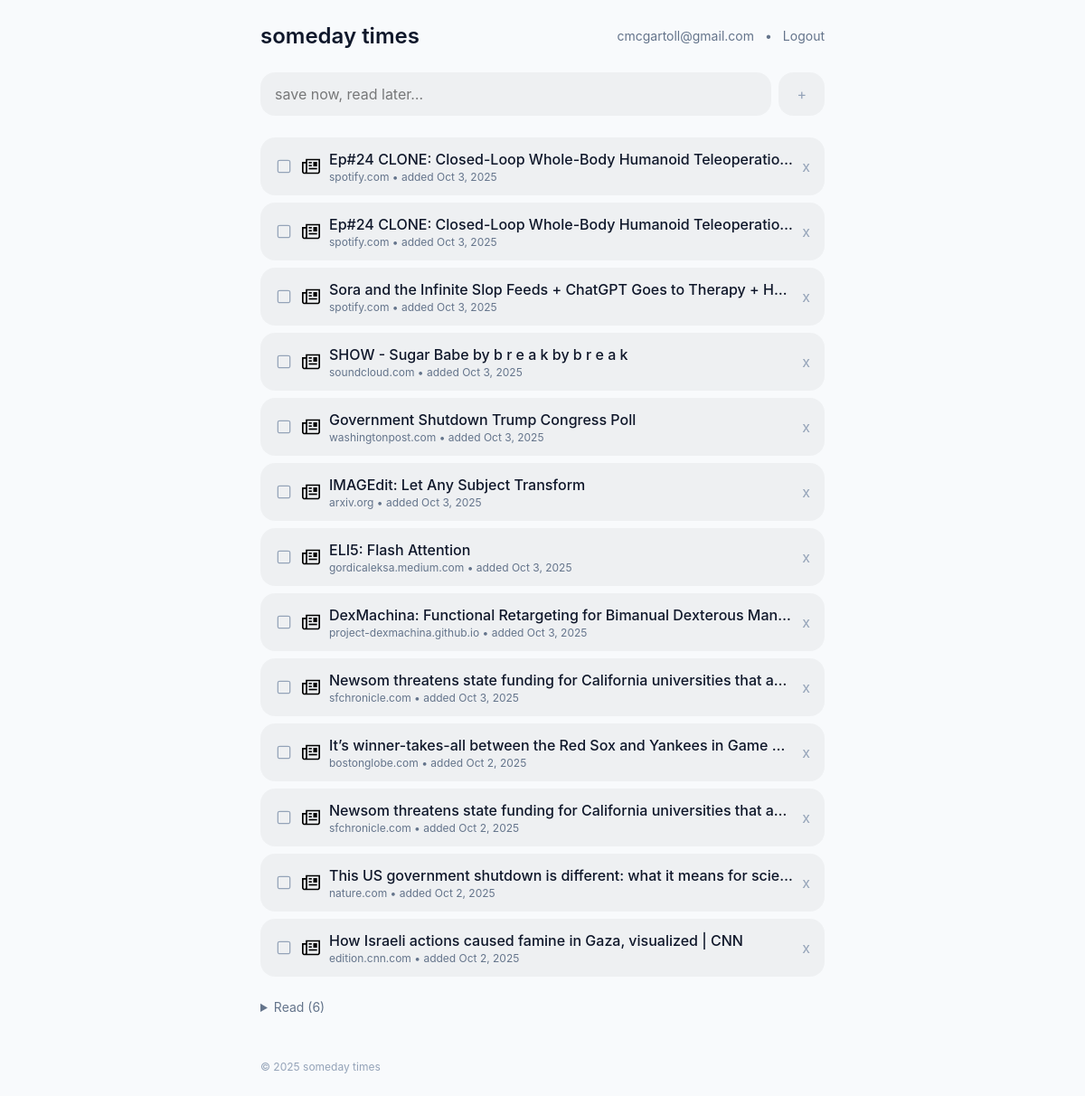
The page / (signed in) on the database its author committed.
### app.py (models this page shows, shortened)
class User(UserMixin, db.Model):
    __tablename__ = 'users'
    id = db.Column(db.Integer, primary_key=True)
    email = db.Column(db.String(255), unique=True, nullable=False)
    password_hash = db.Column(db.String(255), nullable=False)
    created_at = db.Column(db.DateTime, default=datetime.utcnow)

class Article(db.Model):
    __tablename__ = 'articles'
    id = db.Column(db.Integer, primary_key=True)
    user_id = db.Column(db.Integer, db.ForeignKey('users.id'), nullable=False)
    url = db.Column(db.Text, nullable=False)
    title = db.Column(db.Text, nullable=True)
    publisher = db.Column(db.String(255), nullable=True)
    favicon_url = db.Column(db.Text, nullable=True)
    created_at = db.Column(db.DateTime, default=datetime.utcnow)
    date_read = db.Column(db.DateTime, nullable=True)
    user = db.relationship('User', backref=db.backref('articles', lazy='dynamic'))

### app.py (the view, shortened to what this page needs)
@app.route('/', methods=['GET', 'POST'])
@login_required
def index():
    view = request.args.get('view', 'all')
    q = Article.query.filter_by(user_id=current_user.id)
    if view == 'unread':
        q = q.filter(Article.date_read.is_(None)).order_by(desc(Article.created_at))
    elif view == 'read':
        q = q.filter(Article.date_read.is_not(None)).order_by(desc(Article.date_read))
    else:
        q = q.order_by(
            case((Article.date_read.is_(None), 0), else_=1),
            desc(Article.date_read),
            desc(Article.created_at),
        )
    items = q.all()
    return render_template('index.html', items=items, view=view)

### app.py (called while the page is built)
@login_manager.user_loader
def load_user(user_id):
    return db.session.get(User, int(user_id))

@app.before_request
def ensure_db():
    with app.app_context():
        db.create_all()

### templates/index.html (shortened to what this page needs)
{% extends 'base.html' %}
{% block content %}
  <form
    method="post"
    hx-post="{{ url_for('index') }}"
    hx-target="#unread-list"
    hx-swap="afterbegin"
    hx-on="htmx:afterRequest: this.reset(); this.querySelector('[name=url]').focus()"
    class="flex items-center gap-2 mb-6"
  >
    <input name="url" type="url" required placeholder="save now, read later…"
           class="flex-1 px-4 py-3 rounded-2xl border-0 outline-none bg-black bg-opacity-[0.04] placeholder:text-black placeholder:opacity-50 text-base" />
    <button class="px-5 py-3 rounded-2xl bg-black bg-opacity-[0.04] hover:bg-opacity-[0.12] transition-colors text-slate-400 hover:text-slate-700">+</button>
  </form>
  {% if items|length == 0 %}
    <p class="text-slate-500">No saved links yet. Paste your first one above.</p>
  {% else %}
    {% set unread = items|selectattr('date_read', 'none')|list %}
    {% set read = items|rejectattr('date_read', 'none')|list %}
    {% if unread %}
    <ul id="unread-list" class="space-y-2 mb-6">
      {% for a in unread %}
      <li id="article-{{ a.id }}" class="bg-black bg-opacity-[0.04] rounded-2xl px-4 py-3 flex items-center gap-2.5">
        <form
          action="{{ url_for('toggle', article_id=a.id) }}"
          method="post"
          hx-post="{{ url_for('toggle', article_id=a.id) }}"
          hx-target="body"
          hx-swap="none"
        >
          <button type="submit" class="w-5 h-5 flex items-center justify-center">
            <img src="{{ url_for('static', filename='icons/checkbox-unchecked.svg') }}" alt="Unchecked" class="w-5 h-5" />
          </button>
        </form>
        {% if a.favicon_url %}
          <img src="{{ a.favicon_url }}" class="w-5 h-5" alt="favicon"
               onerror="this.src='{{ url_for('static', filename='icons/default.svg') }}'">
        {% else %}
          <img src="{{ url_for('static', filename='icons/default.svg') }}" class="w-5 h-5" alt="favicon">
        {% endif %}
        <div class="min-w-0 flex-1">
          <a href="{{ a.url }}" target="_blank" rel="noopener"
             class="font-medium hover:underline truncate block">{{ a.title or a.url }}</a>
          <div class="text-xs text-slate-500">
            {{ a.publisher }} • added
            <span class="js-localtime" data-ts="{{ a.created_at.isoformat() }}Z" data-style="datetime">{{ a.created_at.strftime('%b %-d, %I:%M %p') }}</span>
          </div>
        </div>
        <form
          action="{{ url_for('delete', article_id=a.id) }}"
          method="post"
          hx-post="{{ url_for('delete', article_id=a.id) }}"
          hx-target="#article-{{ a.id }}"
          hx-swap="delete"
        >
          <button class="text-m text-slate-400 hover:text-red-600">
            x
          </button>
        </form>
      </li>
      {% endfor %}
    </ul>
    {% else %}
    <ul id="unread-list" class="space-y-2 mb-6"></ul>
    {% endif %}
    <details id="read-block" class="mt-6" {% if read %}{% endif %}>
      <summary class="cursor-pointer text-sm text-slate-500 hover:text-slate-700 mb-2">
        Read (<span id="read-count">{{ read|length }}</span>)
      </summary>
    </details>
  {% endif %}
{% endblock %}

### templates/base.html (shortened to what this page needs)
<!doctype html>
<html lang="en">
<head>
  <script src="https://cdn.tailwindcss.com"></script>
</head>
<body class="bg-slate-50 text-slate-900">
  <div class="max-w-2xl mx-auto p-6">
    <header class="flex items-center justify-between mb-6">
      <h1 class="text-2xl font-semibold">someday times</h1>
      {% if current_user.is_authenticated %}
      <div class="text-sm flex items-center gap-3">
        <span class="text-slate-500">{{ current_user.email }}</span>
        <p class="text-slate-500">•</p>
        <a href="{{ url_for('logout') }}" class="text-slate-500 hover:text-slate-900">Logout</a>
      </div>
      {% endif %}
    </header>
    {% block content %}{% endblock %}
    <footer class="mt-10 text-xs text-slate-400">© {{ 2025 }} someday times</footer>
  </div>
</body>
</html>

### templates/base.html (style rules this page uses)
body { font-family: -apple-system, BlinkMacSystemFont, "SF Pro", "Segoe UI", system-ui, sans-serif; }

### rows shown on the page
User: email "cmcgartoll@gmail.com"
Article: title "Ep#24 CLONE: Closed-Loop Whole-Body Humanoid Teleoperatio…", publisher "spotify.com"
Article: title "Ep#24 CLONE: Closed-Loop Whole-Body Humanoid Teleoperatio…", publisher "spotify.com"
Article: title "Sora and the Infinite Slop Feeds + ChatGPT Goes to Therapy + H…", publisher "spotify.com"
Article: title "SHOW - Sugar Babe by b r e a k by b r e a k", publisher "soundcloud.com"
Article: title "Government Shutdown Trump Congress Poll", publisher "washingtonpost.com"
Article: title "IMAGEdit: Let Any Subject Transform", publisher "arxiv.org"
Article: title "ELI5: Flash Attention", publisher "gordicaleksa.medium.com"
Article: title "DexMachina: Functional Retargeting for Bimanual Dexterous Man…", publisher "project-dexmachina.github.io"
Article: title "Newsom threatens state funding for California universities that a…", publisher "sfchronicle.com"
Article: title "It’s winner-takes-all between the Red Sox and Yankees in Game…", publisher "bostonglobe.com"
Article: title "Newsom threatens state funding for California universities that a…", publisher "sfchronicle.com"
Article: title "This US government shutdown is different: what it means for scie…", publisher "nature.com"
Article: title "How Israeli actions caused famine in Gaza, visualized | CNN", publisher "edition.cnn.com"

### other values the page prints
{{ read|length }} "6"
{{ 2025 }} "2025"
